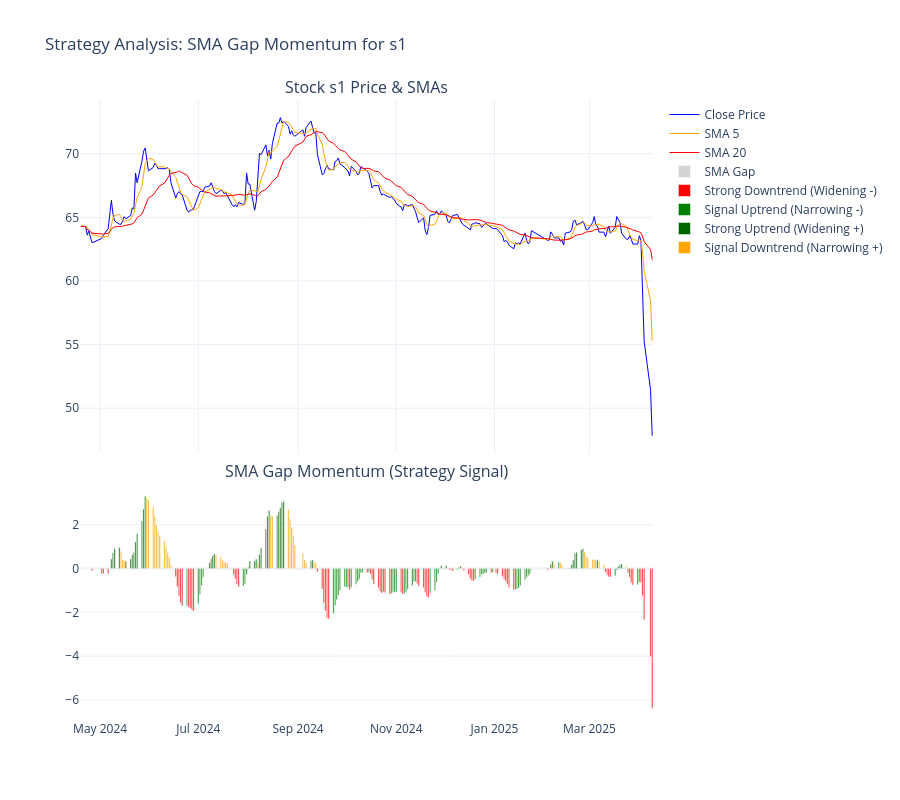

The code cell stored with this chart in its notebook:
### Code cell
# Visualize SMA Gap Strategy
fig = make_subplots(rows=2, cols=1, shared_xaxes=True, 
                    vertical_spacing=0.05,
                    subplot_titles=(f'Stock {stk} Price & SMAs', 'SMA Gap Momentum (Strategy Signal)'),
                    row_heights=[0.6, 0.4])

# --- Row 1: Price & SMAs ---
fig.add_trace(go.Scatter(x=df['date'], y=df['cls'], line=dict(color='blue', width=1), name='Close Price'), row=1, col=1)
fig.add_trace(go.Scatter(x=df['date'], y=df['SMA5'], line=dict(color='orange', width=1), name='SMA 5'), row=1, col=1)
fig.add_trace(go.Scatter(x=df['date'], y=df['SMA20'], line=dict(color='red', width=1), name='SMA 20'), row=1, col=1)

# --- Row 2: Gap Bar Chart ---
# We plot the gap as bars, colored by the signal logic
fig.add_trace(go.Bar(x=df['date'], y=df['SMA_Diff'], 
                     marker_color=df['Signal_Color'],
                     name='SMA Gap'), row=2, col=1)

# Add dummy traces for legend to explain colors
fig.add_trace(go.Bar(x=[None], y=[None], marker_color='red', name='Strong Downtrend (Widening -)'), row=2, col=1)
fig.add_trace(go.Bar(x=[None], y=[None], marker_color='green', name='Signal Uptrend (Narrowing -)'), row=2, col=1)
fig.add_trace(go.Bar(x=[None], y=[None], marker_color='darkgreen', name='Strong Uptrend (Widening +)'), row=2, col=1)
fig.add_trace(go.Bar(x=[None], y=[None], marker_color='orange', name='Signal Downtrend (Narrowing +)'), row=2, col=1)

fig.update_layout(title=f'Strategy Analysis: SMA Gap Momentum for {stk}', 
                  xaxis_rangeslider_visible=False,
                  height=800,
                  template='plotly_white',
                  barmode='overlay')

fig.show()

### Figure 1 — Plotly figure (JSON) as saved in the notebook; plotly's stock layout.template omitted (floating-point values rounded to 4 significant figures; data arrays with more than 128 entries replaced by an {"elided": "..."} marker saying what was removed)
{"data": [{"line": {"color": "blue", "width": 1}, "name": "Close Price", "type": "scatter", "x": {"elided": "242 str values"}, "xaxis": "x", "y": {"elided": "242 float values"}, "yaxis": "y"}, {"line": {"color": "orange", "width": 1}, "name": "SMA 5", "type": "scatter", "x": {"elided": "242 str values"}, "xaxis": "x", "y": {"elided": "242 float values"}, "yaxis": "y"}, {"line": {"color": "red", "width": 1}, "name": "SMA 20", "type": "scatter", "x": {"elided": "242 str values"}, "xaxis": "x", "y": {"elided": "242 float values"}, "yaxis": "y"}, {"marker": {"color": {"elided": "242 str values"}}, "name": "SMA Gap", "type": "bar", "x": {"elided": "242 str values"}, "xaxis": "x2", "y": {"elided": "242 float values"}, "yaxis": "y2"}, {"marker": {"color": "red"}, "name": "Strong Downtrend (Widening -)", "type": "bar", "x": [null], "xaxis": "x2", "y": [null], "yaxis": "y2"}, {"marker": {"color": "green"}, "name": "Signal Uptrend (Narrowing -)", "type": "bar", "x": [null], "xaxis": "x2", "y": [null], "yaxis": "y2"}, {"marker": {"color": "darkgreen"}, "name": "Strong Uptrend (Widening +)", "type": "bar", "x": [null], "xaxis": "x2", "y": [null], "yaxis": "y2"}, {"marker": {"color": "orange"}, "name": "Signal Downtrend (Narrowing +)", "type": "bar", "x": [null], "xaxis": "x2", "y": [null], "yaxis": "y2"}], "layout": {"annotations": [{"font": {"size": 16}, "showarrow": false, "text": "Stock s1 Price & SMAs", "x": 0.5, "xanchor": "center", "xref": "paper", "y": 1, "yanchor": "bottom", "yref": "paper"}, {"font": {"size": 16}, "showarrow": false, "text": "SMA Gap Momentum (Strategy Signal)", "x": 0.5, "xanchor": "center", "xref": "paper", "y": 0.38, "yanchor": "bottom", "yref": "paper"}], "barmode": "overlay", "height": 800, "title": {"text": "Strategy Analysis: SMA Gap Momentum for s1"}, "xaxis": {"anchor": "y", "domain": [0, 1], "matches": "x2", "rangeslider": {"visible": false}, "showticklabels": false}, "xaxis2": {"anchor": "y2", "domain": [0, 1]}, "yaxis": {"anchor": "x", "domain": [0.43, 1]}, "yaxis2": {"anchor": "x2", "domain": [0, 0.38]}}}
